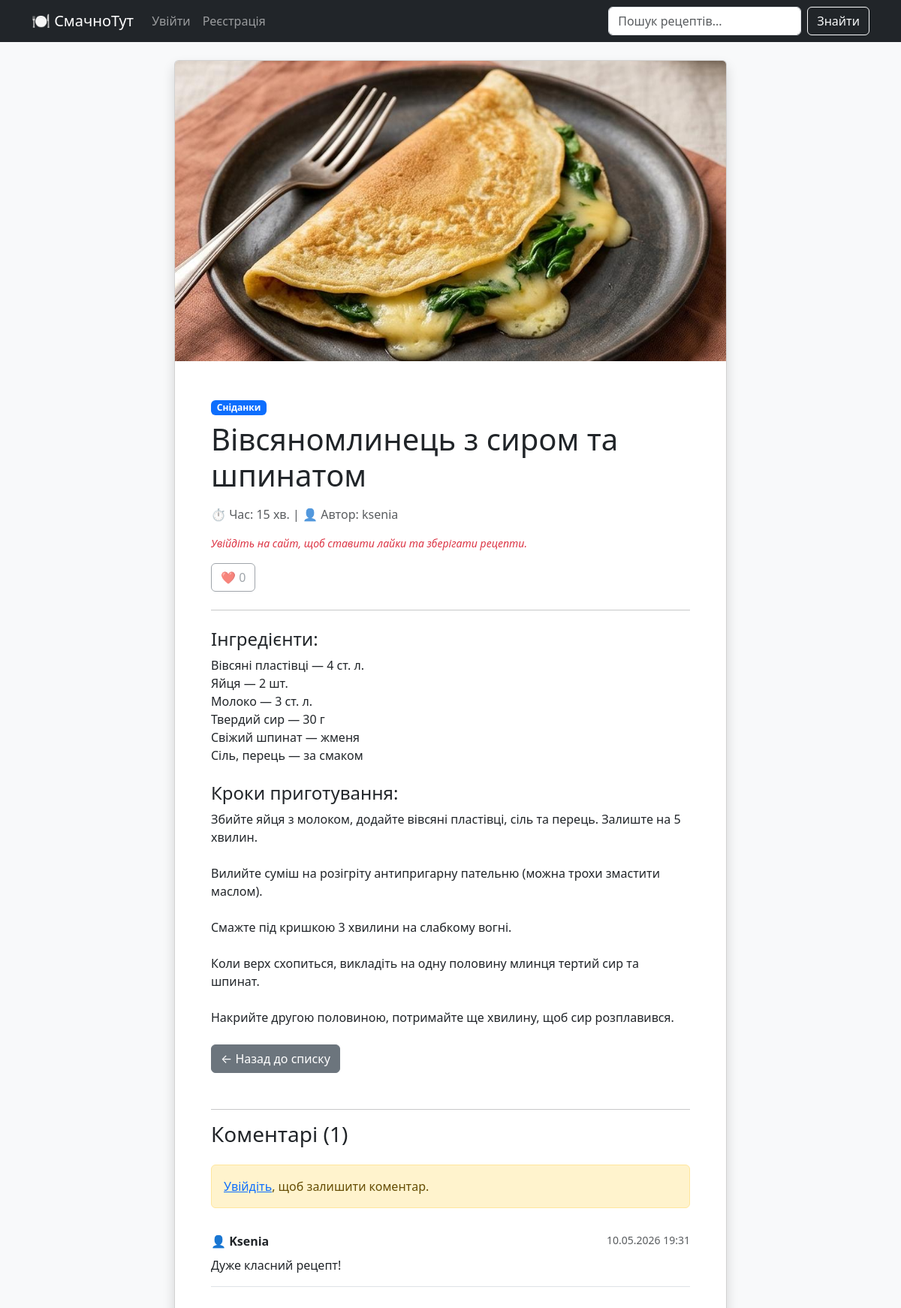
The app's page /recipe/2/ with its own data.
### recipes/models.py (models this page shows, shortened)
class Recipe(models.Model):
    title = models.CharField(max_length=200, verbose_name="Назва рецепта")
    ingredients = models.TextField(verbose_name="Інгредієнти",
                                   help_text="Вкажіть інгредієнти та їхню кількість (кожен з нового рядка)")
    description = models.TextField(verbose_name="Кроки приготування")
    cooking_time = models.PositiveIntegerField(help_text="Час приготування у хвилинах")
    image = models.ImageField(upload_to='recipes/images/', verbose_name="Фото страви")
    category = models.ForeignKey(Category, on_delete=models.CASCADE, related_name='recipes')
    author = models.ForeignKey(User, on_delete=models.CASCADE, related_name='recipes')
    likes = models.ManyToManyField(User, related_name='liked_recipes', blank=True)
    favorites = models.ManyToManyField(User, related_name='favorite_recipes', blank=True)
    created_at = models.DateTimeField(auto_now_add=True)

class Category(models.Model):
    name = models.CharField(max_length=100, unique=True, verbose_name="Назва категорії")
    class Meta:
        verbose_name_plural = "Categories" # Ось це виправить граматику в адмінці

class Comment(models.Model):
    recipe = models.ForeignKey(Recipe, on_delete=models.CASCADE, related_name='comments')
    author = models.ForeignKey(User, on_delete=models.CASCADE)
    text = models.TextField(verbose_name="Текст коментаря")
    is_approved = models.BooleanField(default=False)
    created_at = models.DateTimeField(auto_now_add=True)

### recipes/views.py (the view)
# urls.py: path('recipe/<int:pk>/', views.recipe_detail, name='recipe_detail'),
def recipe_detail(request, pk):
    recipe = get_object_or_404(Recipe, pk=pk)
    comments = recipe.comments.filter(is_approved=True).order_by('-created_at')
    if request.method == 'POST':
        if not request.user.is_authenticated:
            return redirect('login')
        form = CommentForm(request.POST)
        if form.is_valid():
            comment = form.save(commit=False)
            comment.recipe = recipe
            comment.author = request.user
            comment.is_approved = False
            comment.save()
            moderate_comment_task.delay(comment.id)
            return redirect('recipes:recipe_detail', pk=pk)
    else:
        form = CommentForm()
    return render(request, 'recipes/recipe_detail.html', {
        'recipe': recipe,
        'comments': comments,
        'form': form
    })

### recipes/forms.py
class CommentForm(forms.ModelForm):
    class Meta:
        model = Comment
        fields = ['text']
        widgets = {
            'text': forms.Textarea(attrs={'class': 'form-control', 'rows': 3, 'placeholder': 'Напишіть коментар...'}),
        }

### recipes/templates/recipes/recipe_detail.html
{% extends 'recipes/base.html' %}
{% block content %}
<div class="row justify-content-center">
    <div class="col-md-8">
        <div class="card shadow">
            {% if recipe.image %}
                <img src="{{ recipe.image.url }}" class="card-img-top" alt="{{ recipe.title }}" style="max-height: 400px; object-fit: cover;">
            {% endif %}
            <div class="card-body p-5">
                <span class="badge bg-primary mb-2">{{ recipe.category.name }}</span>
                <h1 class="card-title mb-3">{{ recipe.title }}</h1>
                <p class="text-muted">⏱️ Час: {{ recipe.cooking_time }} хв. | 👤 Автор: {{ recipe.author.username }}</p>
                <div class="mb-4">
                    {% if user.is_authenticated %}
                        <form action="{% url 'recipes:like_recipe' recipe.id %}" method="POST" class="d-inline">
                            {% csrf_token %}
                            {% if user in recipe.likes.all %}
                                <button type="submit" class="btn btn-danger">❤️ {{ recipe.likes.count }}</button>
                            {% else %}
                                <button type="submit" class="btn btn-outline-danger">🤍 {{ recipe.likes.count }}</button>
                            {% endif %}
                        </form>
                        <form action="{% url 'recipes:favorite_recipe' recipe.id %}" method="POST" class="d-inline ms-2">
                            {% csrf_token %}
                            {% if user in recipe.favorites.all %}
                                <button type="submit" class="btn btn-warning">⭐ В обраному</button>
                            {% else %}
                                <button type="submit" class="btn btn-outline-warning">☆ Зберегти</button>
                            {% endif %}
                        </form>
                    {% else %}
                        <p class="text-danger small"><em>Увійдіть на сайт, щоб ставити лайки та зберігати рецепти.</em></p>
                        <span class="btn btn-outline-secondary disabled">❤️ {{ recipe.likes.count }}</span>
                    {% endif %}
                </div>
                <hr>
                <h4 class="mt-4">Інгредієнти:</h4>
                <p>{{ recipe.ingredients|linebreaksbr }}</p>
                <h4 class="mt-4">Кроки приготування:</h4>
                <p>{{ recipe.description|linebreaksbr }}</p>
                <div class="mt-4">
                    <a href="{% url 'recipes:recipe_list' %}" class="btn btn-secondary">&larr; Назад до списку</a>
                    <hr class="mt-5">
                <h3 class="mb-4">Коментарі ({{ comments.count }})</h3>
                {% if user.is_authenticated %}
                    <div class="card mb-4 shadow-sm border-0 bg-light">
                        <div class="card-body">
                            <form method="POST">
                                {% csrf_token %}
                                {{ form.text }}
                                <button type="submit" class="btn btn-primary mt-3">Залишити коментар</button>
                            </form>
                        </div>
                    </div>
                {% else %}
                    <div class="alert alert-warning">
                        <a href="{% url 'login' %}">Увійдіть</a>, щоб залишити коментар.
                    </div>
                {% endif %}
                {% for comment in comments %}
                    <div class="card mb-3 border-0 border-bottom rounded-0">
                        <div class="card-body px-0">
                            <div class="d-flex justify-content-between">
                                <strong>👤 {{ comment.author.username }}</strong>
                                <small class="text-muted">{{ comment.created_at|date:"d.m.Y H:i" }}</small>
                            </div>
                            <p class="mt-2 mb-0">{{ comment.text }}</p>
                        </div>
                    </div>
                {% empty %}
                    <p class="text-muted">Ще немає коментарів. Будьте першим!</p>
                {% endfor %}
                </div>
            </div>
        </div>
    </div>
</div>
{% endblock content %}

### recipes/templates/recipes/base.html (style rules this page uses)
body { background-color: #f8f9fa; }

### records on screen
Recipe: image (picture), category.name "Сніданки", title "Вівсяномлинець з сиром та шпинатом", cooking_time "15", author.username "ksenia", likes.count "0", ingredients "Вівсяні пластівці — 4 ст. л. Яйця — 2 шт. Молоко — 3 ст. л. Твердий сир — 30 г Свіжий шпинат — жменя Сіль, перець — за смаком", description "Збийте яйця з молоком, додайте вівсяні пластівці, сіль та перець. Залиште на 5 хвилин. Вилийте суміш на розігріту антипригарну пательню (можна трохи змастити маслом). Смажте під кришкою 3 хвилини на слабкому вогні. Коли верх схопиться, викладіть на одну половину млинця тертий сир та шпинат. Накрийте другою половиною, потримайте ще хвилину, щоб сир розплавився."
Comment: author.username "Ksenia", created_at "10.05.2026 19:31", text "Дуже класний рецепт!"

### other values on screen
{{ comments.count }} "1"
